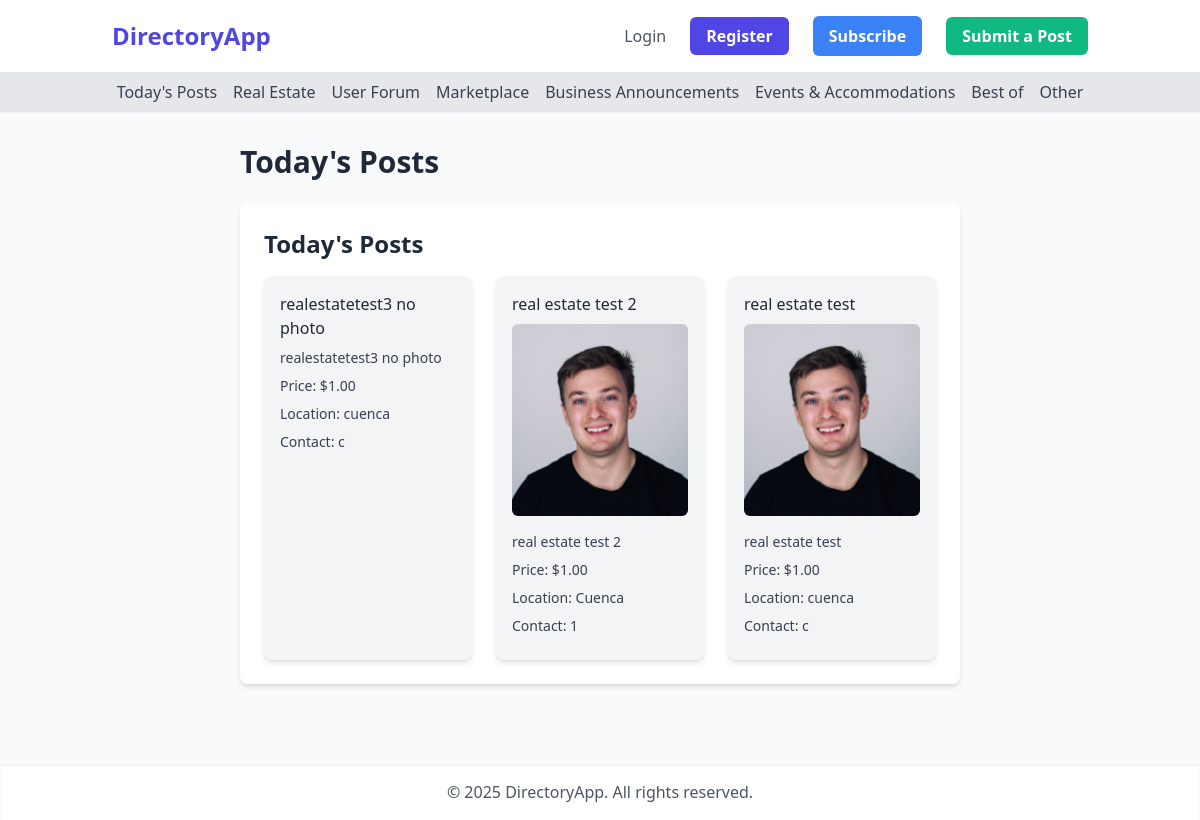
Before: /todays_posts with the older database file.
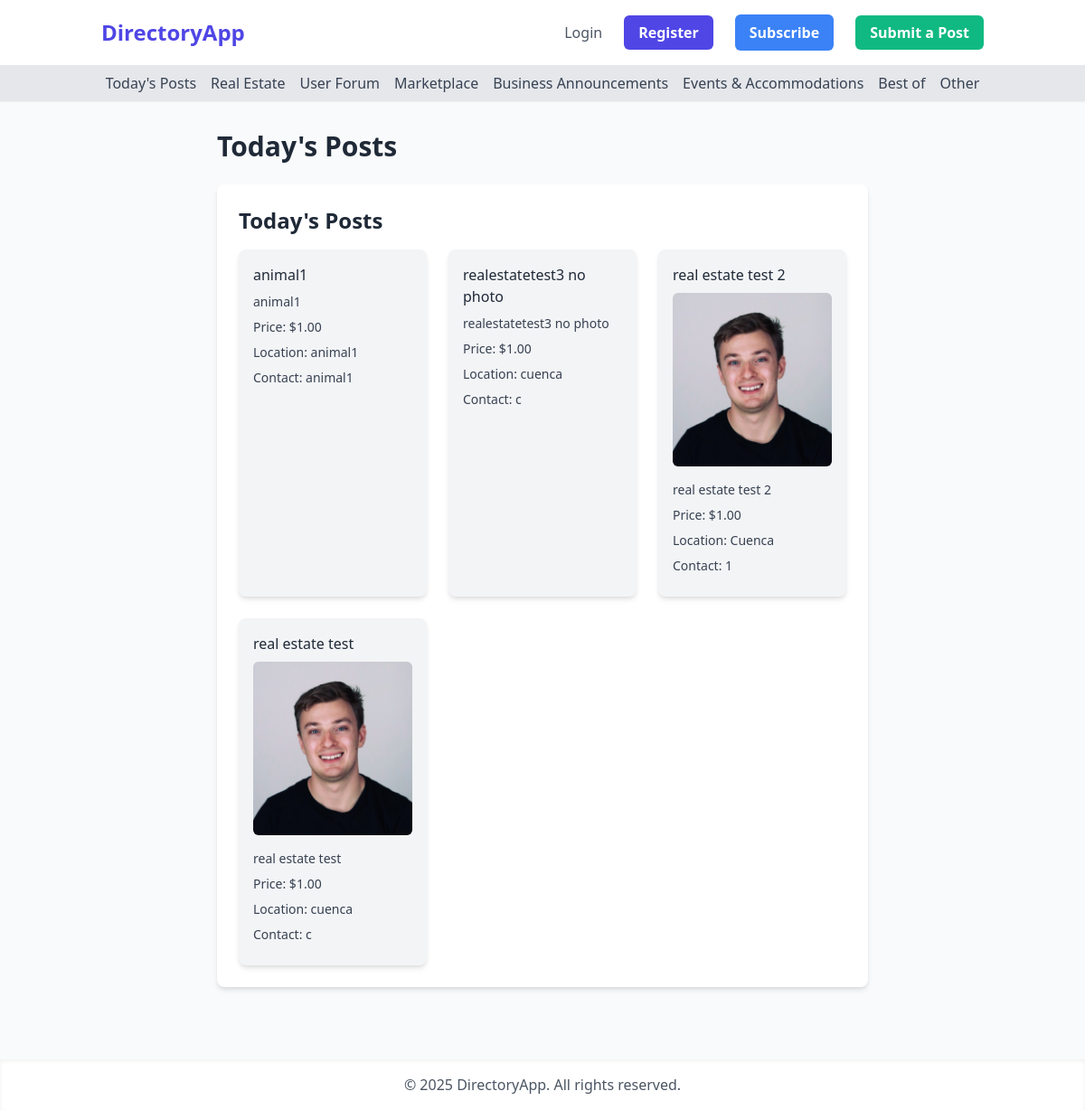
After: the same page with the newer database file.
### app/models.py (models this page shows, shortened)
class Post(db.Model):
    __tablename__ = 'posts'
    id = db.Column(db.Integer, primary_key=True)
    title = db.Column(db.String(120), nullable=False)
    description = db.Column(db.Text, nullable=False)
    price = db.Column(db.Numeric(10, 2), nullable=False)
    location = db.Column(db.String(120), nullable=False)
    contact_info = db.Column(db.Text, nullable=False)
    is_active = db.Column(db.Boolean, default=True)
    created_at = db.Column(db.DateTime, default=datetime.utcnow)
    user_id = db.Column(db.Integer, db.ForeignKey('users.id'), nullable=False)
    category = db.Column(db.String(50), nullable=False, default='general')
    photos = db.relationship('Photo', backref='post', lazy=True)

class Photo(db.Model):
    __tablename__ = 'photos'
    id = db.Column(db.Integer, primary_key=True)
    filename = db.Column(db.String(120), nullable=False)
    post_id = db.Column(db.Integer, db.ForeignKey('posts.id'), nullable=False)

### app/main/routes.py (the view)
@main_bp.route('/todays_posts')
def todays_posts():
    today = datetime(2025, 8, 18).date() # Specific date as requested
    posts = Post.query.filter(db.func.date(Post.created_at) == today).order_by(Post.created_at.desc()).all()
    return render_template('todays_posts.html', title='Today\'s Posts', posts=posts)

### app/templates/todays_posts.html (shortened to what this page needs)
{% extends "base.html" %}
{% block content %}
<h1 class="text-3xl font-bold text-gray-800 mb-6">{{ title }}</h1>
    <div class="property-listings bg-white p-6 rounded-lg shadow-md">
        <h2 class="text-2xl font-bold text-gray-800 mb-4">Today's Posts</h2>
        {% if posts %}
            <div class="grid grid-cols-1 md:grid-cols-2 lg:grid-cols-3 gap-6">
                {% for post in posts %}
                    <div class="bg-gray-100 p-4 rounded-lg shadow-md">
                        <h3 class="text-base text-gray-800 mb-2"><a href="{{ url_for('main.post_detail', post_id=post.id) }}">{{ post.title }}</a></h3>
                        {% if post.photos %}
                            {% set first_photo = post.photos[0] %}
                            <img src="{{ url_for('static', filename='uploads/' + first_photo.filename) }}" alt="{{ post.title }}" class="w-full h-48 object-cover rounded-md mb-4">
                        {% endif %}
                        <p class="text-gray-700 mb-2 text-sm">{{ post.description }}</p>
                        {% if post.price %}
                        <p class="text-gray-700 mb-2 text-sm">Price: ${{ "%.2f"|format(post.price) }}</p>
                        {% endif %}
                        {% if post.location %}
                        <p class="text-gray-700 mb-2 text-sm">Location: {{ post.location }}</p>
                        {% endif %}
                        {% if post.contact_info %}
                        <p class="text-gray-700 mb-2 text-sm">Contact: {{ post.contact_info }}</p>
                        {% endif %}
                    </div>
                {% endfor %}
            </div>
        {% else %}
            <p>No posts available for today.</p>
        {% endif %}
    </div>
{% endblock %}

### app/templates/base.html (shortened to what this page needs)
<!DOCTYPE html>
<html lang="en">
<head>
    <link href="https://cdn.jsdelivr.net/npm/tailwindcss@2.2.19/dist/tailwind.min.css" rel="stylesheet">
</head>
<body class="bg-gray-50 font-sans antialiased">
    <nav class="bg-white shadow-md">
        <div class="container mx-auto px-6 py-4">
            <div class="flex justify-between items-center">
                <a class="text-2xl font-bold text-indigo-600 hover:text-indigo-800" href="{{ url_for('main.index') }}">DirectoryApp</a>
                <div class="hidden lg:flex lg:items-center" id="navbar-collapse">
                    <ul class="flex items-center space-x-6 ml-auto">
                        {% if current_user.is_authenticated %}
                            <li><span class="text-gray-800 font-semibold">Welcome, {{ current_user.username }}</span></li>
                            <li><a class="text-gray-600 hover:text-indigo-600" href="{{ url_for('auth.logout') }}">Logout</a></li>
                        {% else %}
                            <li><a class="text-gray-600 hover:text-indigo-600" href="{{ url_for('auth.login') }}">Login</a></li>
                            <li><a class="bg-indigo-600 hover:bg-indigo-700 text-white font-bold py-2 px-4 rounded-md transition duration-300" href="{{ url_for('auth.register') }}">Register</a></li>
                        {% endif %}
                    </ul>
                    <a href="#" class="bg-blue-500 hover:bg-blue-600 text-white font-bold py-2 px-4 rounded-md transition duration-300 ml-6">
                        Subscribe
                    </a>
                    <div class="relative ml-6">
                        {% if current_user.is_authenticated %}
                        <button id="dropdown-toggle" class="bg-green-500 hover:bg-green-600 text-white font-bold py-2 px-4 rounded-md transition duration-300">
                            Submit a Post
                        </button>
                        <div id="dropdown-menu" class="absolute right-0 mt-2 w-56 bg-white rounded-md shadow-lg z-10 hidden">
                            <a href="{{ url_for('main.submit_post', category='display-ad-banner') }}" class="block px-4 py-2 text-sm text-gray-700 hover:bg-gray-100">Display ad / Banner</a>
                            <a href="{{ url_for('main.submit_post', category='article-story') }}" class="block px-4 py-2 text-sm text-gray-700 hover:bg-gray-100">Article / Story</a>
                            <a href="{{ url_for('main.submit_post', category='help-people') }}" class="block px-4 py-2 text-sm text-gray-700 hover:bg-gray-100">Help (People)</a>
                            <a href="{{ url_for('main.submit_post', category='animals') }}" class="block px-4 py-2 text-sm text-gray-700 hover:bg-gray-100">Animals</a>
                            <a href="{{ url_for('main.submit_post', category='thank-you-note') }}" class="block px-4 py-2 text-sm text-gray-700 hover:bg-gray-100">Thank you note</a>
                            <a href="{{ url_for('main.submit_post', category='lost-and-found') }}" class="block px-4 py-2 text-sm text-gray-700 hover:bg-gray-100">Lost and Found</a>
                            <a href="{{ url_for('main.submit_post', category='general-post') }}" class="block px-4 py-2 text-sm text-gray-700 hover:bg-gray-100">General Post</a>
                            <a href="{{ url_for('main.submit_post', category='questions') }}" class="block px-4 py-2 text-sm text-gray-700 hover:bg-gray-100">Questions</a>
                            <a href="{{ url_for('main.submit_post', category='looking-for') }}" class="block px-4 py-2 text-sm text-gray-700 hover:bg-gray-100">Looking for</a>
                            <a href="{{ url_for('main.submit_post', category='events-activities') }}" class="block px-4 py-2 text-sm text-gray-700 hover:bg-gray-100">Events / Activities</a>
                            <a href="{{ url_for('main.submit_post', category='items-for-sale') }}" class="block px-4 py-2 text-sm text-gray-700 hover:bg-gray-100">Items for Sale</a>
                            <a href="{{ url_for('main.submit_post', category='recommendations') }}" class="block px-4 py-2 text-sm text-gray-700 hover:bg-gray-100">Recommendations</a>
                            <a href="{{ url_for('main.submit_post', category='services') }}" class="block px-4 py-2 text-sm text-gray-700 hover:bg-gray-100">Services</a>
                            <a href="{{ url_for('main.submit_post', category='business') }}" class="block px-4 py-2 text-sm text-gray-700 hover:bg-gray-100">Business</a>
                            <a href="{{ url_for('main.submit_post', category='food-entertainment') }}" class="block px-4 py-2 text-sm text-gray-700 hover:bg-gray-100">Food / Entertainment</a>
                            <a href="{{ url_for('main.submit_post', category='real-estate') }}" class="block px-4 py-2 text-sm text-gray-700 hover:bg-gray-100">Real Estate</a>
                        </div>
                        {% else %}
                        <a href="{{ url_for('auth.login') }}" class="bg-green-500 hover:bg-green-600 text-white font-bold py-2 px-4 rounded-md transition duration-300">
                            Submit a Post
                        </a>
                        {% endif %}
                    </div>
                </div>
            </div>
        </div>
    </nav>
    <nav class="bg-gray-200 shadow-sm">
        <div class="container mx-auto px-6 py-2">
            <div class="flex justify-center items-center space-x-4">
                <a href="{{ url_for('main.todays_posts') }}" class="text-gray-700 hover:text-indigo-600 font-medium">Today's Posts</a>
                <a href="{{ url_for('main.real_estate') }}" class="text-gray-700 hover:text-indigo-600 font-medium">Real Estate</a>
                <a href="{{ url_for('main.user_forum') }}" class="text-gray-700 hover:text-indigo-600 font-medium">User Forum</a>
                <a href="{{ url_for('main.marketplace') }}" class="text-gray-700 hover:text-indigo-600 font-medium">Marketplace</a>
                <a href="{{ url_for('main.business_announcements') }}" class="text-gray-700 hover:text-indigo-600 font-medium">Business Announcements</a>
                <a href="{{ url_for('main.events_accommodations') }}" class="text-gray-700 hover:text-indigo-600 font-medium">Events & Accommodations</a>
                <a href="{{ url_for('main.best_of') }}" class="text-gray-700 hover:text-indigo-600 font-medium">Best of</a>
                <div class="relative">
                    <button id="other-dropdown-toggle" class="text-gray-700 hover:text-indigo-600 font-medium">
                        Other
                    </button>
                </div>
            </div>
        </div>
    </nav>
    <main class="container mx-auto px-6 py-8 max-w-3xl">
        {% block content %}{% endblock %}
    </main>
    <footer class="bg-white shadow-inner mt-12">
        <div class="container mx-auto px-6 py-4 text-center text-gray-600">
            <p>&copy; 2025 DirectoryApp. All rights reserved.</p>
        </div>
    </footer>
</body>
</html>

Changed rows visible on the page:
added Post: title "animal1", description "animal1", price "1.00", location "animal1", contact_info "animal1"
